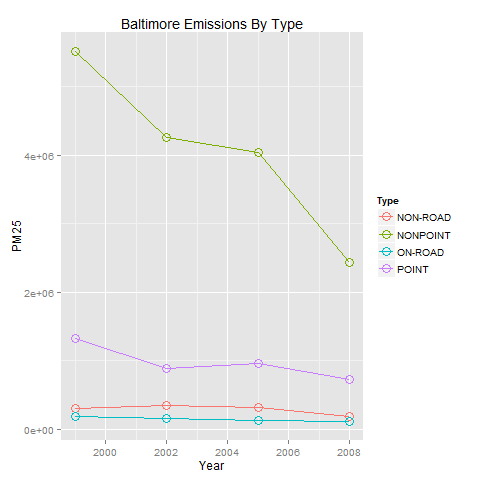

The R source for this figure:

# this is slow, learn plyr better
data <- aggregate(NEI[,c("Emissions")],by = list(NEI$year, NEI$type),sum)
names(data) <- c("Year", "Type", "PM25")

library(ggplot2)
d <- ggplot(data, aes(x=Year, y = PM25, colour = Type)) +  geom_line()+ geom_point(size=4,shape=21)
png(filename = "plot3.png", width =480, height = 480, units = "px")
d + ggtitle("Baltimore Emissions By Type")
dev.off()
